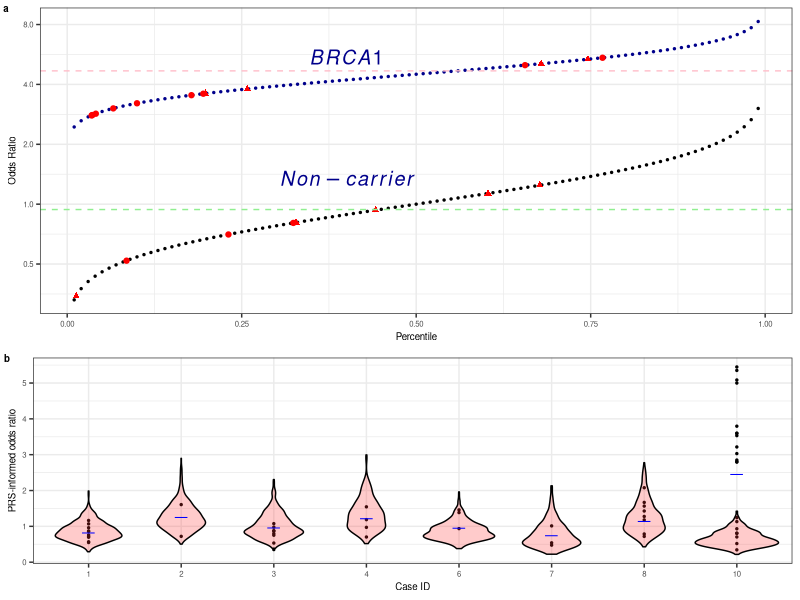

The R script that drew this image:
library(data.table)
library(dplyr)
library(ggplot2)
library(ggpubr)


#Figure 2A
## with brca

## embryo simulation results

emb <- fread("./data/indivbrca_data_noids.csv")

## with original beta

emb <- emb %>%
    mutate(logOdds = beta_PRS*resid_zscore_EUR) %>%
    mutate(OR = exp(logOdds)*gene_OR)


df2 <- data.frame(percentile=rep(seq(.01, .99, by=.01), 2),
                  BRCA1_variant=c(rep(0, 99), rep(1, 99)),
                  Gene_Odds_Ratio=c(rep(1, 99), rep(4.5, 99)),
                  beta=c(rep(emb$beta_PRS[emb$BRCA=="negative"][1], 99),
                         rep(emb$beta_PRS[emb$BRCA=="positive"][1], 99)
                         )
                  )

df2 <- df2 %>%
    mutate(zscore = qnorm(percentile)) %>%
    mutate(OR = exp(zscore*beta)*Gene_Odds_Ratio)


### plot

fig2a<-ggplot() +
    geom_point(data=df2, aes(percentile, OR, color=factor(BRCA1_variant)), size=0.5) +
    scale_color_manual(values=c("black", "darkblue", "red", "red")) +
    geom_point(data=emb, aes(resid_percentile, OR, color=sex, shape=sex), size=1.5) +
    scale_shape_manual(values = c(19,17)) +
    scale_y_continuous(trans='log2') +
    geom_hline(yintercept=c(0.94, 1.04*4.5), linetype='dashed', color=c('lightgreen', 'pink'), size=0.5) +
    theme_bw() + 
    theme(legend.position = "none") + theme(text = element_text(size = 7)) +
    annotate("text", x=c(.4, .4), y=c(1.35, 5.5), label = c("italic(Non-carrier)", "italic(BRCA1)"), color="darkblue", size=5, parse=TRUE) +
    xlab("Percentile") +
    ylab("Odds Ratio")



## Figure 2B
#Read data into a table
oddsratios<-read.table("./data/retro.or.breastcancer.txt", header=T)
sims<-read.table("./data/retro.breastcancer_ors_sims.txt", header=T)
parents<-read.table("./data/retro.breastcancer_ors_parents.txt", header=T)

fig2b<-ggplot(data=oddsratios,aes(x=as.factor(caseid),y=oddsratio,fill=as.factor(phenotype)),show.legend=FALSE) + geom_point(data=oddsratios,aes(x=as.factor(caseid),y=oddsratio), shape = 21,size=0.5, color="black", fill="black", alpha=1,show.legend=FALSE) + theme(panel.border = element_rect(colour = "black", fill=NA, size=0.1),strip.background = element_blank())+geom_violin(data=sims,aes(x=as.factor(caseid),y=oddsratio),alpha=0.25, position = position_dodge(width = .75),size=.5,color="black",fill="#FF3333",show.legend=FALSE)+scale_fill_viridis_d( option = "D")+theme_bw()+ylab("PRS-informed odds ratio") + xlab("Case ID") + theme(text = element_text(size = 7))+geom_point(data=parents,aes(x=as.factor(caseid),y=oddsratio), shape = 95,size=5, color="blue", fill="blue", alpha=1,show.legend=FALSE)

#Joint plot
#ggsave("./figures/fig2.png", dpi=600)
combinedplot<-ggarrange(fig2a, fig2b, ncol=1,labels=c("a","b"),heights=c(1.75,1.25),font.label=list(color="black", size=7),hjust=-0.65)

ggsave("./figures/Fig2.pdf", plot=combinedplot, dpi=300, width=88, height=130, units=c("mm"), device="pdf")






